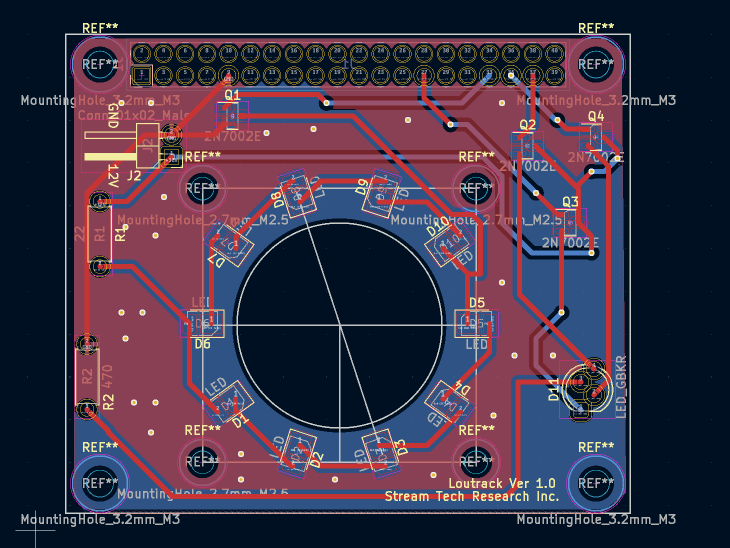
#> input picture Kicad/PCBDesign.png, 1460 x 1095 px (shown at 1/2 size)
$ python -i ir22.py   (imports and definitions only)
#> lines starting #> are read from the running program, lines starting #| are printed output that depends on the picture; after the words box and inside, x2 and y2 are one past the last pixel; in counts of white or black regions, pixels touching at a corner belong together
#> further down, picture is the input picture: shape (1095, 1460, 3); mean B, G, R 72.3, 51.6, 62.8
from picamera2 import Picamera2
import cv2
import numpy as np

def find_bright_areas(frame, threshold=200):
    # グレースケールに変換
#> called with threshold = 200
    gray = cv2.cvtColor(frame, cv2.COLOR_BGR2GRAY)
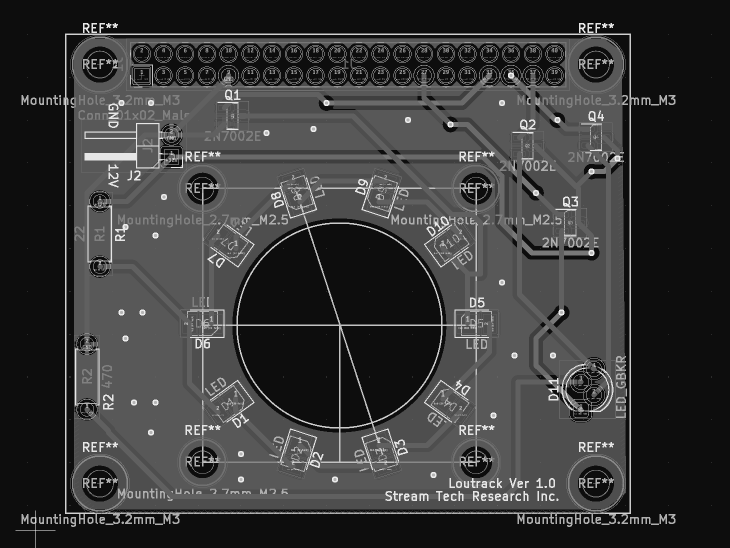
#> gray: shape (1095, 1460) (shown at 1/2 size); min 13, max 255, mean 57.1

    # 閾値処理で明るい部分を検出
    _, thresh = cv2.threshold(gray, threshold, 255, cv2.THRESH_BINARY)
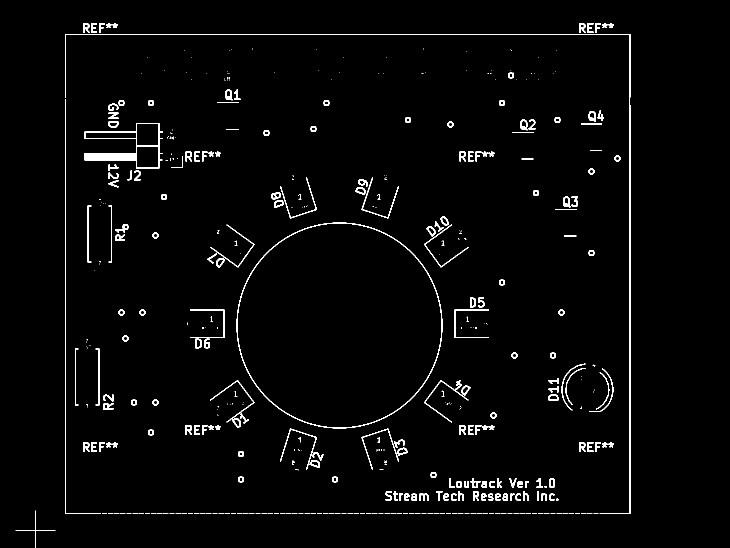
#> thresh: shape (1095, 1460) (shown at 1/2 size); 2.3% white; 446 white regions (260 under 20 px)

    # 輪郭を検出
    contours, _ = cv2.findContours(thresh, cv2.RETR_EXTERNAL, cv2.CHAIN_APPROX_SIMPLE)
#> contours = 446 contours, 267 with area under 20; largest, box (x1, y1, x2, y2) and area: (473, 445, 885, 857) 132761, (169, 246, 326, 337) 7056, (130, 68, 1261, 1028) 2249, (130, 198, 202, 1028) 888, (848, 760, 937, 845) 302

    # 輪郭の中心を計算
    centers = []
    for contour in contours:
        if cv2.contourArea(contour) > 50:  # ノイズを避けるために小さなエリアを無視
            x, y, w, h = cv2.boundingRect(contour)
            center_x, center_y = x + w // 2, y + h // 2
            centers.append((center_x, center_y))
#> this loop made 446 passes
#> (x, y, w, h, center_x, center_y) on passes 84, 85, 86, 88, 89, 90, 91, 92, 93, 94, 95, 96: (1098, 987, 11, 15, 1103, 994), (1083, 987, 11, 15, 1088, 994), (1031, 987, 11, 15, 1036, 994), (1005, 987, 11, 15, 1010, 994), (990, 987, 12, 15, 996, 994), (977, 987, 10, 15, 982, 994), (962, 987, 11, 15, 967, 994), (902, 987, 11, 15, 907, 994), (887, 987, 11, 15, 892, 994), (839, 987, 18, 15, 848, 994), (823, 987, 11, 15, 828, 994), (808, 987, 11, 15, 813, 994)
#> (x, y, w, h) on pass 152: (1158, 884, 13, 20)
#> after the loop, centers = 155 pairs, first value 153 to 1235, second value 56 to 994

    return centers

def draw_cross_and_coords(frame, points):
    for point in points:
        x, y = point

        # 十字を描画
        cv2.drawMarker(frame, (x, y), color=(0, 255, 0), markerType=cv2.MARKER_CROSS, thickness=2)

        # 座標数値を描画
        cv2.putText(frame, f"({x}, {y})", (x + 10, y - 10), cv2.FONT_HERSHEY_SIMPLEX, 0.5, (0, 255, 0), 1)

def main():
    # Picamera2のセットアップ
    picam2 = Picamera2()
    camera_config = picam2.create_preview_configuration(main={"format": "RGB888", "size": (1280, 720)})
    picam2.configure(camera_config)
    picam2.start()

    while True:
        # フレームを取得
        frame = picam2.capture_array()

        # 明るいエリアの矩形中心を取得
        bright_centers = find_bright_areas(frame, threshold=200)

        # 十字と座標を描画
        draw_cross_and_coords(frame, bright_centers)

        # ウィンドウに表示
        cv2.imshow("Bright Areas Tracking", frame)

        # 'q'キーで終了
        if cv2.waitKey(1) & 0xFF == ord('q'):
            break

    # リソースを解放
    picam2.stop()
    cv2.destroyAllWindows()

# [2 lines not run here, left out]

>>> import cv2
>>> picture = cv2.imread('../Kicad/PCBDesign.png')
>>> result = find_bright_areas(picture)
#> result has the same summary as centers in find_bright_areas
